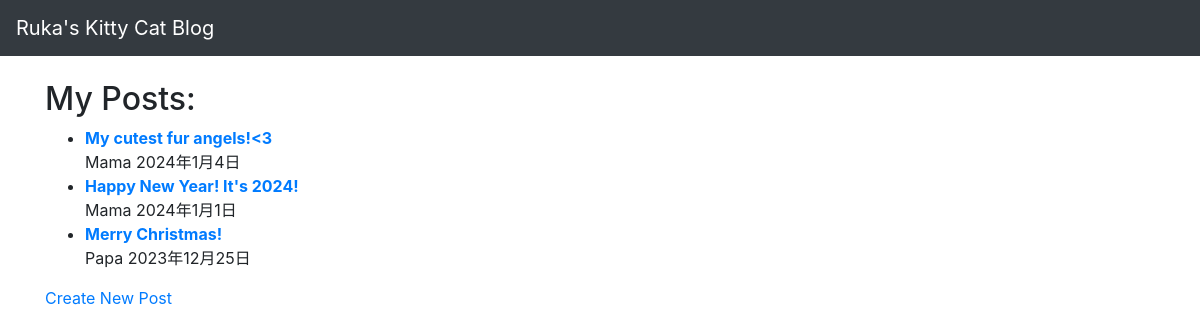
Page /blogapp/ on the earlier database version.
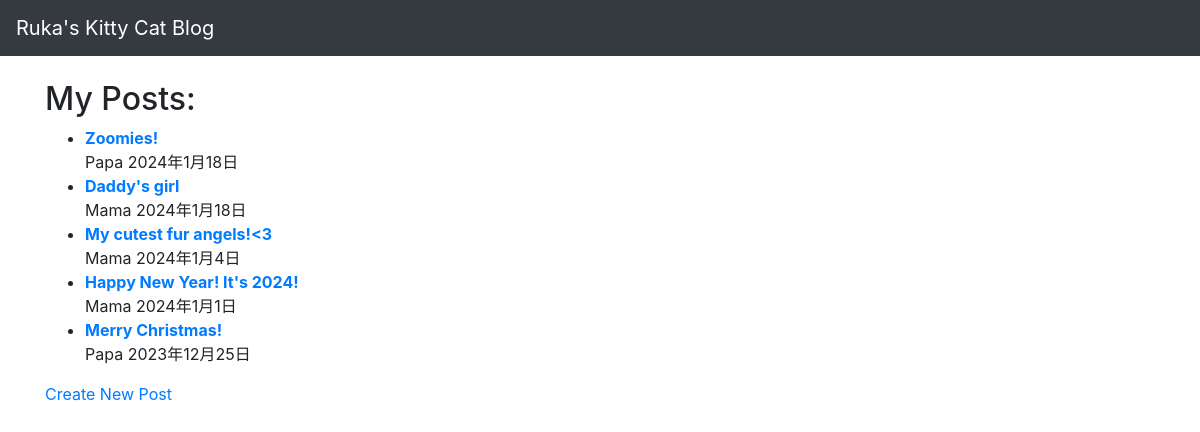
Same page on the later database version.
### blogapp/models.py (models this page shows, shortened)
class Post(models.Model):
    title = models.CharField(max_length=100)
    body = models.TextField()
    update_date = models.DateField("Last update", default=timezone.now)
    tags = models.ManyToManyField("Tag", blank=True, related_name="tags_on_post")
    author = models.ForeignKey(Author,on_delete=models.CASCADE)

class Author(models.Model):
    name = models.CharField(max_length=100)
    def __str__(self):
        return self.name

### blogapp/views.py (the view)
# urls.py: path("", views.IndexView.as_view(), name="index"),
class IndexView(generic.ListView):
    template_name = "blogapp/index.html"
    context_object_name = "post_list"
    def get_queryset(self):
        return Post.objects.all().order_by("-update_date")

### blogapp/templates/blogapp/index.html (shortened to what this page needs)
{% extends "blogapp/base.html" %}
{% block main %}
    <head>
        <h2>My Posts:</h2>
        <ul>
        {% for post in post_list %}
            <li>
                <strong><a href="{% url 'blogapp:post_detail' post.id %}">{{ post.title }}</a></strong>
                <br>
                {{ post.author }}
                {{ post.update_date }}
            </li>
            {% endfor %}
        </ul>
        <p><a href="{% url 'blogapp:new_post' %}">Create New Post</a></p>
{% endblock %}

### blogapp/templates/blogapp/base.html (shortened to what this page needs)
<!doctype HTML>
<html>
    <head>
        <link rel="stylesheet" href="https://maxcdn.bootstrapcdn.com/bootstrap/4.0.0/css/bootstrap.min.css">
    </head>
    <body>
        <nav class="navbar navbar-expand-lg navbar-dark bg-dark">
            <a class="navbar-brand" href="{% url 'blogapp:index' %}">Ruka's Kitty Cat Blog</a>
        </nav>
        <div class="container mt-4">
        {% block main %}{% endblock %}
        </div>
    </body>
</html>

Differences in the rows shown:
added Post: title "Zoomies!", author "Papa", update_date "2024年1月18日"
added Post: title "Daddy's girl", author "Mama", update_date "2024年1月18日"
